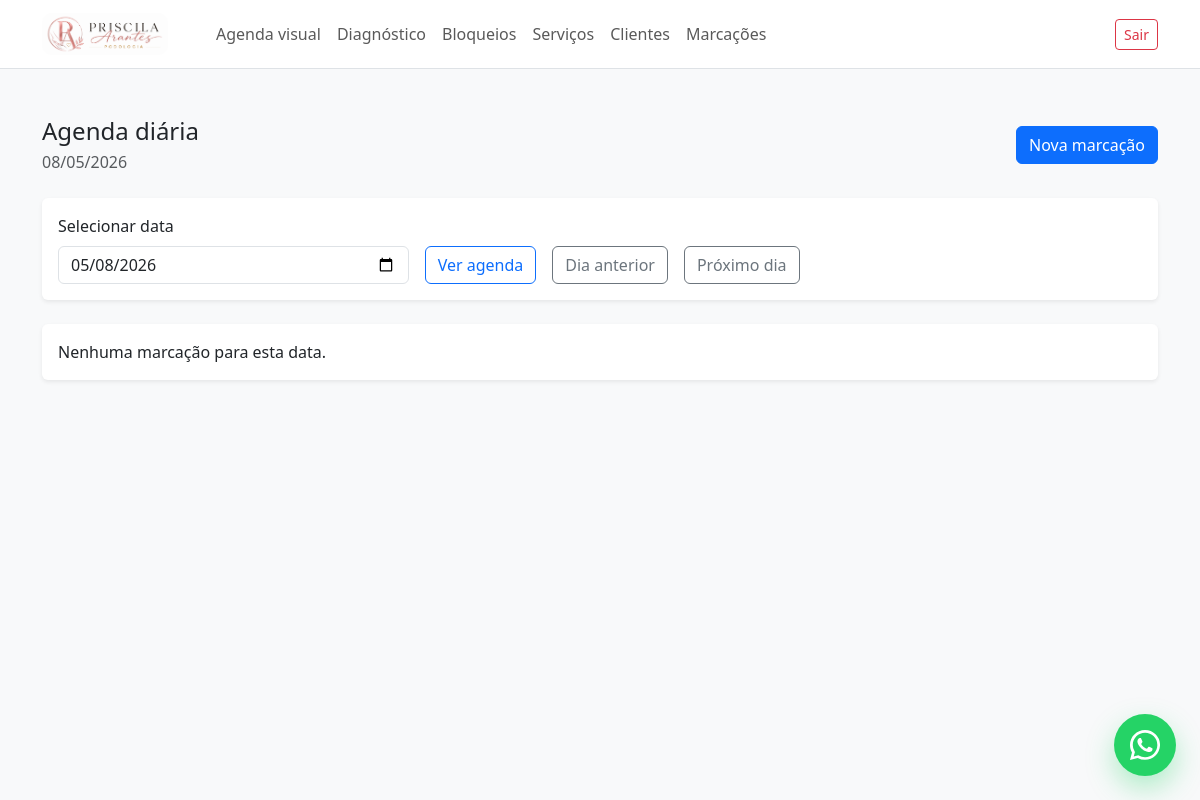
The page /agenda/ (signed in) on the database as committed earlier.
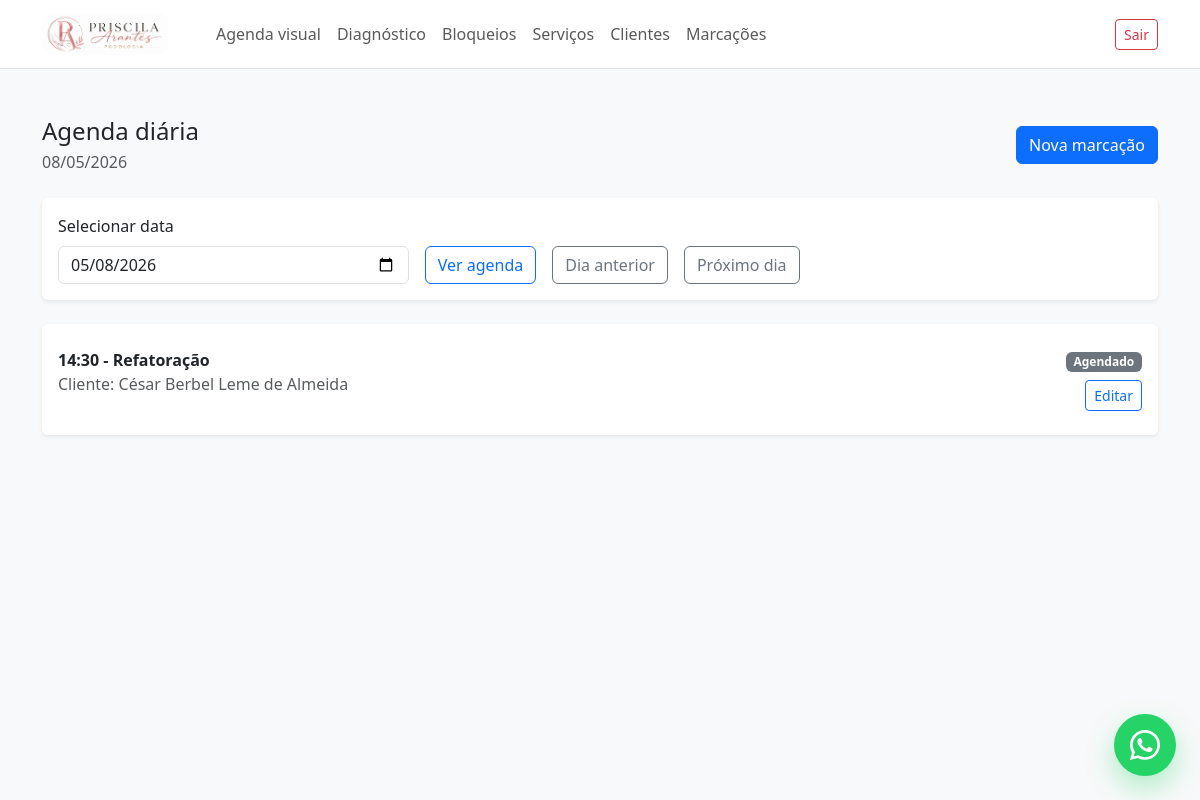
The same page on the database as committed later.
### appointments/models.py (models this page shows, shortened)
class Appointment(models.Model):
    STATUS_SCHEDULED = "scheduled"
    STATUS_CONFIRMED = "confirmed"
    STATUS_CANCELLED = "cancelled"
    STATUS_COMPLETED = "completed"
    STATUS_CHOICES = [
        (STATUS_SCHEDULED, "Agendado"),
        (STATUS_CONFIRMED, "Confirmado"),
        (STATUS_CANCELLED, "Cancelado"),
        (STATUS_COMPLETED, "Concluído"),
    ]
    reference_code = models.CharField(
        max_length=20,
        unique=True,
        blank=True,
        editable=False,
    )
    customer = models.ForeignKey(
        Customer,
        on_delete=models.PROTECT,
        related_name="appointments",
    )
    service = models.ForeignKey(
        Service,
        on_delete=models.PROTECT,
        related_name="appointments",
    )
    created_by = models.ForeignKey(
        settings.AUTH_USER_MODEL,
        on_delete=models.PROTECT,
        related_name="created_appointments",
    )
    date = models.DateField()
    start_time = models.TimeField()
    status = models.CharField(
        max_length=20,
        choices=STATUS_CHOICES,
        default=STATUS_SCHEDULED,
    )
    notes = models.TextField(blank=True)
    created_at = models.DateTimeField(auto_now_add=True)
    updated_at = models.DateTimeField(auto_now=True)
    class Meta:
        ordering = ["date", "start_time"]

class Service(models.Model):
    name = models.CharField(max_length=120)
    description = models.TextField(blank=True)
    duration_minutes = models.PositiveIntegerField(default=60)
    price = models.DecimalField(max_digits=10, decimal_places=2)
    is_active = models.BooleanField(default=True)
    created_at = models.DateTimeField(auto_now_add=True)
    updated_at = models.DateTimeField(auto_now=True)
    class Meta:
        ordering = ["name"]

class Customer(models.Model):
    full_name = models.CharField(max_length=255)
    email = models.EmailField(blank=True)
    phone = models.CharField(max_length=30)
    created_at = models.DateTimeField(auto_now_add=True)
    updated_at = models.DateTimeField(auto_now=True)
    class Meta:
        ordering = ["full_name"]

### appointments/views/schedules.py (the view)
# urls.py: path("agenda/", DailyAgendaView.as_view(), name="daily_agenda"),
class DailyAgendaView(LoginRequiredMixin, TemplateView):
    template_name = "appointments/daily_agenda.html"
    def get_selected_date(self):
        date_param = self.request.GET.get("date")
        if date_param:
            try:
                return timezone.datetime.strptime(date_param, "%Y-%m-%d").date()
            except ValueError:
                return timezone.localdate()
        return timezone.localdate()
    def get_context_data(self, **kwargs):
        context = super().get_context_data(**kwargs)
        selected_date = self.get_selected_date()
        appointments = Appointment.objects.filter(
            date=selected_date,
        ).select_related(
            "customer",
            "service",
        ).order_by(
            "start_time",
        )
        blocks = [
            block
            for block in ScheduleBlock.objects.filter(is_active=True).order_by("start_time")
            if block.applies_to_date(selected_date)
        ]
        context["selected_date"] = selected_date
        context["previous_date"] = selected_date - timedelta(days=1)
        context["next_date"] = selected_date + timedelta(days=1)
        context["appointments"] = appointments
        context["blocks"] = blocks
        return context

### appointments/models.py (called while the page is built)
    def get_recurring_weekday_list(self):
        if not self.recurring_weekdays:
            return []
        return [
            item.strip()
            for item in self.recurring_weekdays.split(",")
            if item.strip()
        ]

    def applies_to_date(self, selected_date):
        if not self.is_active:
            return False
        if not self.is_recurring:
            return self.date == selected_date
        if selected_date < self.date:
            return False
        if self.recurrence_end_date and selected_date > self.recurrence_end_date:
            return False
        return str(selected_date.weekday()) in self.get_recurring_weekday_list()

### templates/appointments/daily_agenda.html (shortened to what the changed rows need)
{% extends "base.html" %}
{% block content %}
<div class="d-flex justify-content-between align-items-center mb-4">
    <div>
        <h1 class="h4 mb-1">Agenda diária</h1>
    </div>
</div>
<div class="card shadow-sm border-0">
    <div class="card-body">
        {% if appointments %}
            <div class="list-group list-group-flush">
                {% for appointment in appointments %}
                    <div class="list-group-item px-0">
                        <div class="d-flex justify-content-between align-items-start gap-3">
                            <div>
                                <div class="fw-semibold">
                                    {{ appointment.start_time|time:"H:i" }}
                                    -
                                    {{ appointment.service.name }}
                                </div>
                                <div class="text-muted">
                                    Cliente: {{ appointment.customer.full_name }}
                                </div>
                            </div>
                            <div class="text-end">
                                {% if appointment.status == "cancelled" %}
                                    <span class="badge bg-danger">
                                        {{ appointment.get_status_display }}
                                    </span>
                                {% elif appointment.status == "completed" %}
                                    <span class="badge bg-success">
                                        {{ appointment.get_status_display }}
                                    </span>
                                {% elif appointment.status == "confirmed" %}
                                    <span class="badge bg-primary">
                                        {{ appointment.get_status_display }}
                                    </span>
                                {% else %}
                                    <span class="badge bg-secondary">
                                        {{ appointment.get_status_display }}
                                    </span>
                                {% endif %}
                                <div class="mt-2">
                                    <a
                                        href="{% url 'appointments:appointment_update' appointment.pk %}"
                                        class="btn btn-outline-primary btn-sm"
                                    >
                                        Editar
                                    </a>
                                </div>
                            </div>
                        </div>
                    </div>
                {% endfor %}
            </div>
        {% else %}
            <p class="mb-0">
                Nenhuma marcação para esta data.
            </p>
        {% endif %}
    </div>
</div>
{% endblock %}

Rows that differ between the two databases and show on the page:
added Appointment: start_time "14:30", service.name "Refatoração", customer.full_name "César Berbel Leme de Almeida", status "Agendado"
Other text that changed with them:
text no longer shown: "Nenhuma marcação para esta data."
